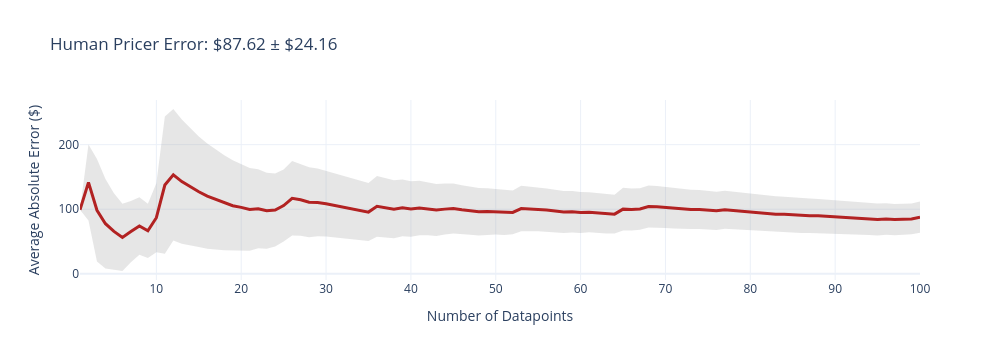
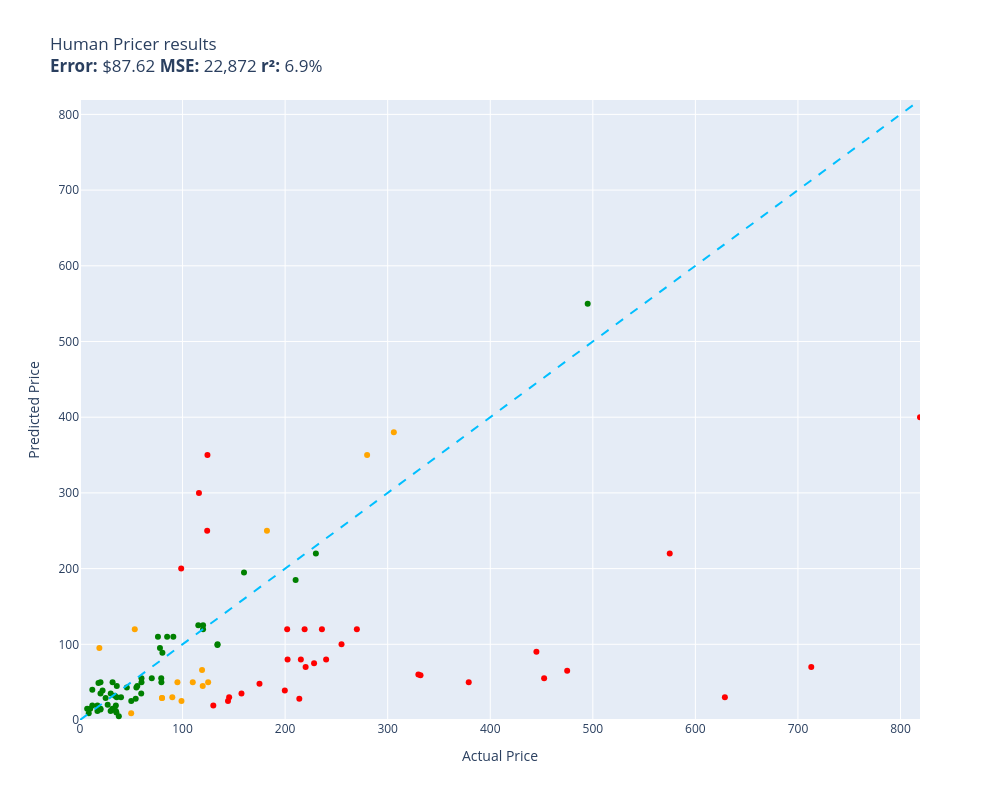

Notebook code for these charts, in order:
### Markdown cell above
### Evaluating Human Level Performance on the 100-Item Test Subset

Let's run `evaluate(human_pricer, test, size=100)` to generate the Plotly dashboard for Team Human!

### Code cell
evaluate(human_pricer, test, size=100)

### Figure 1 — Plotly figure (JSON) as saved in the notebook; plotly's stock layout.template omitted (floating-point values rounded to 4 significant figures; data arrays with more than 128 entries replaced by an {"elided": "..."} marker saying what was removed)
{"data": [{"fill": "toself", "fillcolor": "rgba(128,128,128,0.2)", "hoverinfo": "skip", "line": {"color": "rgba(255,255,255,0)"}, "name": "95% CI", "showlegend": false, "type": "scatter", "x": {"elided": "200 int values"}, "y": {"elided": "200 float values"}}, {"customdata": [[0], [58.91], [79.49], [69.32], [59.26], [52.09], [47.54], [44.59], [42.04], [53.5], [106.3], [101.9], [96.19], [90.69], [85.78], [81.45], [77.33], [73.65], [70.29], [66.97], [64.08], [61.21], [58.88], [56.48], [55.85], [57.87], [55.9], [54.42], [52.55], [50.94], [49.54], [48.37], [47.07], [45.99], [44.94], [47.02], [45.94], [44.97], [44.02], [43.05], [42.1], [41.16], [40.36], [39.52], [38.7], [38.08], [37.37], [36.74], [35.99], [35.28], [34.69], [34.03], [35.33], [34.68], [34.07], [33.54], [33.1], [32.66], [32.12], [31.66], [31.15], [30.74], [30.34], [29.89], [33.1], [32.62], [32.18], [32.53], [32.07], [31.67], [31.32], [31.0], [30.58], [30.18], [29.81], [29.51], [29.31], [29.03], [28.75], [28.48], [28.22], [27.96], [27.7], [27.37], [27.12], [26.87], [26.56], [26.26], [26.03], [25.81], [25.57], [25.31], [25.1], [24.87], [24.67], [24.45], [24.26], [24.02], [23.82], [24.16]], "hovertemplate": "n=%{x}<br>Avg Error=$%{y:,.2f}<br>±95% CI=$%{customdata[0]:,.2f}<extra></extra>", "line": {"color": "firebrick", "width": 3}, "mode": "lines", "name": "Cumulative Avg Error", "type": "scatter", "x": [1, 2, 3, 4, 5, 6, 7, 8, 9, 10, 11, 12, 13, 14, 15, 16, 17, 18, 19, 20, 21, 22, 23, 24, 25, 26, 27, 28, 29, 30, 31, 32, 33, 34, 35, 36, 37, 38, 39, 40, 41, 42, 43, 44, 45, 46, 47, 48, 49, 50, 51, 52, 53, 54, 55, 56, 57, 58, 59, 60, 61, 62, 63, 64, 65, 66, 67, 68, 69, 70, 71, 72, 73, 74, 75, 76, 77, 78, 79, 80, 81, 82, 83, 84, 85, 86, 87, 88, 89, 90, 91, 92, 93, 94, 95, 96, 97, 98, 99, 100], "y": [99, 141.5, 98.32, 77.48, 65.56, 56.3, 65.3, 74.05, 66.46, 86.8, 137.4, 153.3, 142.7, 134.4, 127.0, 120.2, 114.9, 109.9, 105.4, 102.8, 99.58, 100.8, 97.49, 98.71, 105.7, 116.9, 114.6, 110.7, 110.4, 108.4, 105.9, 102.7, 100.7, 97.99, 95.47, 104.5, 102.3, 99.89, 102.1, 100.4, 101.8, 100.6, 98.82, 100.1, 101.2, 99.09, 97.64, 95.99, 96.39, 96.1, 94.71, 95.03, 101.0, 100.5, 99.87, 98.69, 97.1, 95.6, 96.05, 94.92, 95.26, 94.0, 92.81, 92.3, 100.1, 99.48, 100.4, 104.1, 103.7, 102.7, 101.5, 100.1, 99.7, 99.38, 98.6, 97.43, 99.09, 97.89, 96.71, 95.55, 94.37, 93.3, 92.24, 92.02, 91.02, 90.08, 89.82, 89.64, 88.69, 87.74, 86.96, 86.5, 85.63, 84.88, 84.0, 84.72, 83.86, 84.26, 84.92, 87.62]}], "layout": {"height": 360, "showlegend": false, "title": {"text": "Human Pricer Error: $87.62 ± $24.16"}, "width": 1000, "xaxis": {"title": {"text": "Number of Datapoints"}}, "yaxis": {"title": {"text": "Average Absolute Error ($)"}}}}

### Figure 2 — Plotly figure (JSON) as saved in the notebook; plotly's stock layout.template omitted (floating-point values rounded to 4 significant figures)
{"data": [{"customdata": [["Old Blood Noise Excess V2 Distortion Cho...\nGuess=$120.00 Actual=$219.00"], ["telpo Headlight Assembly Fit For 15 Camr...\nGuess=$300.00 Actual=$115.99"], ["SuppliesOutlet Compatible Toner Cartridg...\nGuess=$25.00 Actual=$144.29"], ["ACDelco GM Original Equipment FW339 Fron...\nGuess=$80.00 Actual=$215.33"], ["Pump Head TBVECHI 175PSI 4KW 5.5HP 21CFM...\nGuess=$60.00 Actual=$329.90"], ["Bam France 2002XL Contoured Hightech Bla...\nGuess=$70.00 Actual=$713.00"], ["Metabo HPT 36V MultiVolt™ Cordless Rotar...\nGuess=$50.00 Actual=$379.00"], ["CORSAIR Dominator Platinum RGB 32GB (2x1...\nGuess=$250.00 Actual=$124.00"], ["SKB iSeries 3i-13096-6KP Case for BlackM...\nGuess=$48.00 Actual=$174.99"], ["Bam Trekking 3027SB Single Black Clarine...\nGuess=$59.00 Actual=$332.00"], ["DEWALT 20V MAX* XR Impact Driver with Bl...\nGuess=$55.00 Actual=$452.53"], ["Aolemi Oil Rubbed Bronze Single Function...\nGuess=$200.00 Actual=$98.65"], ["Canon EOS Rebel T7 Digital SLR Camera wi...\nGuess=$400.00 Actual=$819.00"], ["Travelpro Platinum Elite Slim Business L...\nGuess=$28.00 Actual=$213.83"], ["JRready ST6313 DT Deutsch Connector Kit,...\nGuess=$39.00 Actual=$199.68"], ["Tidal Front + Rear Fender Flares 4PC Poc...\nGuess=$100.00 Actual=$254.99"], ["Dakota Alert MURS Alert Probe Sensor - M...\nGuess=$70.00 Actual=$219.99"], ["Wenger City Upgrade Laptop Backpack with...\nGuess=$30.00 Actual=$145.42"], ["AUTOFREE LED Tail Lights Assembly Compat...\nGuess=$120.00 Actual=$201.99"], ["3D Tree Hole Branches 075 Stair Risers D...\nGuess=$19.00 Actual=$129.99"], ["KOHLER 18865-CP Filtered Water Faucet, P...\nGuess=$65.00 Actual=$475.00"], ["Evan-Fischer Front Bumper Cover Compatib...\nGuess=$80.00 Actual=$202.38"], ["Sumerain S1339CM Double Handle Widesprea...\nGuess=$120.00 Actual=$235.86"], ["Poison Spyder 10-08-020 Rocker Knocker\nGuess=$30.00 Actual=$628.76"], ["VLAND LED Smoked Taillights Compatible F...\nGuess=$80.00 Actual=$239.99"], ["Lighted Triangle Mirror Cabinet Bathroom...\nGuess=$90.00 Actual=$445.00"], ["Dell Optiplex 390 Desktop Computer i3 3....\nGuess=$350.00 Actual=$124.27"], ["Pioneer 2AM401-BN Two Handle Kitchen Fau...\nGuess=$75.00 Actual=$228.22"], ["Grey Pneumatic 1311SD Impact Socket Set\nGuess=$35.00 Actual=$157.43"], ["Aeromotive 13304 Regulator, X1 Adjustabl...\nGuess=$120.00 Actual=$269.95"], ["Walker Exhaust Ultra EPA 16478 Direct Fi...\nGuess=$220.00 Actual=$574.99"]], "hovertemplate": "%{customdata[0]}<extra></extra>", "legendgroup": "red", "marker": {"color": "red", "size": 6, "symbol": "circle"}, "mode": "markers", "name": "red", "orientation": "v", "showlegend": true, "type": "scatter", "x": [219.0, 116.0, 144.3, 215.3, 329.9, 713.0, 379.0, 124.0, 175.0, 332.0, 452.5, 98.65, 819.0, 213.8, 199.7, 255.0, 220.0, 145.4, 202.0, 130.0, 475.0, 202.4, 235.9, 628.8, 240.0, 445.0, 124.3, 228.2, 157.4, 269.9, 575.0], "xaxis": "x", "y": [120.0, 300.0, 25.0, 80.0, 60.0, 70.0, 50.0, 250.0, 48.0, 59.0, 55.0, 200.0, 400.0, 28.0, 39.0, 100.0, 70.0, 30.0, 120.0, 19.0, 65.0, 80.0, 120.0, 30.0, 80.0, 90.0, 350.0, 75.0, 35.0, 120.0, 220.0], "yaxis": "y"}, {"customdata": [["NewPower99 Battery Kit for Samsung Galax...\nGuess=$43.00 Actual=$54.95"], ["EXMAX NG-10X Fresnel Lens Focusing Adapt...\nGuess=$55.00 Actual=$69.98"], ["Stand for Raven Pro Document Scanner - P...\nGuess=$12.00 Actual=$29.85"], ["RBC12-UPC Replacement Battery Cartridge ...\nGuess=$220.00 Actual=$229.99"], ["8544771 Dryer Heating Element, 279816 Th...\nGuess=$30.00 Actual=$35.74"], ["46mm Digital Pro High-Resolution Close-U...\nGuess=$35.00 Actual=$19.99"], ["Innovative Percussion CB-6 Chamois Bass ...\nGuess=$28.00 Actual=$54.32"], ["Panasonic KX-TG6511B DECT 6.0 PLUS Expan...\nGuess=$55.00 Actual=$79.20"], ["LOVE MEI Galaxy S10 Lite Case, Military ...\nGuess=$15.00 Actual=$32.98"], ["GJY Portable TV,10.6 inch Mini TV for AT...\nGuess=$50.00 Actual=$79.36"], ["LD Products Compatible Toner Cartridge R...\nGuess=$25.00 Actual=$49.98"], ["APS iBoard 6-inch Aluminum (Black Powder...\nGuess=$185.00 Actual=$210.23"], ["Intermatic PX300 12V 300W Transformer wi...\nGuess=$99.00 Actual=$134.00"], ["HK SYSTEMS 13\" Heavy Duty Black \"Push\" O...\nGuess=$110.00 Actual=$84.95"], ["Mini PC, Kinupute Desktop Computer E3-12...\nGuess=$550.00 Actual=$495.00"], ["June Garden 12\" Sweet Dolly Charlotte - ...\nGuess=$14.00 Actual=$19.99"], ["10GBase-LR SFP+ Transceiver, Handar 10GB...\nGuess=$50.00 Actual=$19.99"], ["Deco Mount Pro Tripod Microphone Stand w...\nGuess=$55.00 Actual=$59.95"], ["GanFindX Portable Car Hand Controls for ...\nGuess=$195.00 Actual=$159.90"], ["KOMPUTERBAY 4GB 2X 2GB DDR2 1066MHz PC2-...\nGuess=$89.00 Actual=$80.34"], ["Scranton & Co 3 Drawer Mobile File Cabin...\nGuess=$125.00 Actual=$115.35"], ["Evergreen HSHB2005 Cylinder Head Gasket ...\nGuess=$35.00 Actual=$59.69"], ["Task T24287 Roman Ogee Router Bit with 1...\nGuess=$45.00 Actual=$55.88"], ["Southwire 120V/15A Right Angle User Atta...\nGuess=$5.00 Actual=$37.87"], ["Mylites+ Standard Comic Book Mylar Sleev...\nGuess=$12.00 Actual=$34.99"], ["DALDED LED Light Kit for Lego Sonic Gree...\nGuess=$29.00 Actual=$24.99"], ["152MM Hole Saws M42 Bi-Metal High Speed ...\nGuess=$49.00 Actual=$17.99"], ["Baseball Backpacks Large 18 Inch Bookbag...\nGuess=$50.00 Actual=$31.77"], ["Adams Check Payment and Deposit Register...\nGuess=$10.00 Actual=$35.49"], ["Diversitech WG840585 Motor, (Ddb) 1/3Hp,...\nGuess=$100.00 Actual=$134.12"], ["Retevis RT68 Soft Earhook Walkie Talkie ...\nGuess=$15.00 Actual=$6.99"], ["MC: Pindicator (Dual Intensity Amber)\nGuess=$30.00 Actual=$40.00"], ["Laisomeke Waterproof Junction Box, Unive...\nGuess=$40.00 Actual=$11.99"], ["Webcem Solar Shed Light Outdoor Indoor, ...\nGuess=$95.00 Actual=$77.96"], ["Festool 492370 Platin 2 S1000 Grit 6-Inc...\nGuess=$110.00 Actual=$91.00"], ["BESTILL Wall Mounted Shower Faucet Set, ...\nGuess=$110.00 Actual=$76.00"], ["Tablet PC Cover Compatible with Lenovo T...\nGuess=$15.00 Actual=$31.61"], ["Miyaya@ Funny Animal Masks Collection fo...\nGuess=$19.00 Actual=$16.99"], ["Beck/Arnley 0421945 Air Filter\nGuess=$45.00 Actual=$35.87"], ["IQShield Screen Protector Compatible wit...\nGuess=$15.00 Actual=$9.95"], ["Liberty Imports 12 Pack: US Military Toy...\nGuess=$12.00 Actual=$16.98"], ["Neporal Full Spectrum Light Bulb, 6000K ...\nGuess=$15.00 Actual=$18.59"], ["Pidoko Kids Train Table, Grey with 90 Pc...\nGuess=$120.00 Actual=$119.97"], ["Satco S9596, 4 Count (Pack of 1), 4.18\nGuess=$19.00 Actual=$12.00"], ["Ceramic Talavera Mexican Tile 4x4\", 9 Pi...\nGuess=$35.00 Actual=$29.95"], ["Intrepid International Dressage Letters-...\nGuess=$20.00 Actual=$26.99"], ["LEGO Marvel Avengers War Machine Buster ...\nGuess=$50.00 Actual=$59.95"], ["EMART Photography C Stand with Boom Arm,...\nGuess=$125.00 Actual=$119.99"], ["KOHLER K-1185540-CP Assembly-Slider\nGuess=$43.00 Actual=$45.67"], ["KUNN Small Electrician Tool Pouch Utilit...\nGuess=$39.00 Actual=$21.99"], ["iPhone 12/12 Pro Nicaragua Guardabarranc...\nGuess=$15.00 Actual=$19.97"], ["Replacement Remote Control for PANASONIC...\nGuess=$19.00 Actual=$34.95"], ["KS K-STORM Replacement Silicone Mushroom...\nGuess=$9.00 Actual=$8.50"], ["LSSAGOON Backpack for Women Teen Kids Gi...\nGuess=$32.00 Actual=$33.99"]], "hovertemplate": "%{customdata[0]}<extra></extra>", "legendgroup": "green", "marker": {"color": "green", "size": 6, "symbol": "circle"}, "mode": "markers", "name": "green", "orientation": "v", "showlegend": true, "type": "scatter", "x": [54.95, 69.98, 29.85, 230.0, 35.74, 19.99, 54.32, 79.2, 32.98, 79.36, 49.98, 210.2, 134.0, 84.95, 495.0, 19.99, 19.99, 59.95, 159.9, 80.34, 115.3, 59.69, 55.88, 37.87, 34.99, 24.99, 17.99, 31.77, 35.49, 134.1, 6.99, 40.0, 11.99, 77.96, 91.0, 76.0, 31.61, 16.99, 35.87, 9.95, 16.98, 18.59, 120.0, 12.0, 29.95, 26.99, 59.95, 120.0, 45.67, 21.99, 19.97, 34.95, 8.5, 33.99], "xaxis": "x", "y": [43.0, 55.0, 12.0, 220.0, 30.0, 35.0, 28.0, 55.0, 15.0, 50.0, 25.0, 185.0, 99.0, 110.0, 550.0, 14.0, 50.0, 55.0, 195.0, 89.0, 125.0, 35.0, 45.0, 5.0, 12.0, 29.0, 49.0, 50.0, 10.0, 100.0, 15.0, 30.0, 40.0, 95.0, 110.0, 110.0, 15.0, 19.0, 45.0, 15.0, 12.0, 15.0, 120.0, 19.0, 35.0, 20.0, 50.0, 125.0, 43.0, 39.0, 15.0, 19.0, 9.0, 32.0], "yaxis": "y"}, {"customdata": [["PEMP E65 E66 CDC Simulate Optical Fiber ...\nGuess=$66.00 Actual=$119.00"], ["Clementoni 39132.5 Jigsaw Puzzle 1,000 P...\nGuess=$29.00 Actual=$79.95"], ["15\" Locking Shower Head Extension Arm in...\nGuess=$29.00 Actual=$79.95"], ["Fjallraven, Kanken Laptop 15\" Backpack f...\nGuess=$45.00 Actual=$119.65"], ["Projector, CRAZVIEW Projector with WiFi ...\nGuess=$120.00 Actual=$53.40"], ["Western Digital Enterprise RE4-GP 2TB SA...\nGuess=$50.00 Actual=$109.95"], ["DIMARZIO 204284 DP 163FBK Blues Bucker G...\nGuess=$30.00 Actual=$89.99"], ["PM Auto Front Right Quick Complete Strut...\nGuess=$50.00 Actual=$124.94"], ["Trail Gear Twin Stick Kit for Top Shift ...\nGuess=$350.00 Actual=$279.92"], ["Engine Thermostat, Replace 19301-PAA-306...\nGuess=$95.00 Actual=$18.89"], ["Ultra Duster Canned Air Net 10 Oz 6-Pack\nGuess=$9.00 Actual=$49.90"], ["Marvel Legends Series X-Men 6-Inch Archa...\nGuess=$25.00 Actual=$98.95"], ["ANZO USA 111207 GMC SIERRA 99-06 / YUKON...\nGuess=$250.00 Actual=$182.28"], ["Kingston Brass KS269SN Kingston Clawfoot...\nGuess=$380.00 Actual=$305.99"], ["Trim Kit for 2-handle Shower & Tub Valve...\nGuess=$50.00 Actual=$94.99"]], "hovertemplate": "%{customdata[0]}<extra></extra>", "legendgroup": "orange", "marker": {"color": "orange", "size": 6, "symbol": "circle"}, "mode": "markers", "name": "orange", "orientation": "v", "showlegend": true, "type": "scatter", "x": [119.0, 79.95, 79.95, 119.7, 53.4, 110.0, 89.99, 124.9, 279.9, 18.89, 49.9, 98.95, 182.3, 306.0, 94.99], "xaxis": "x", "y": [66.0, 29.0, 29.0, 45.0, 120.0, 50.0, 30.0, 50.0, 350.0, 95.0, 9.0, 25.0, 250.0, 380.0, 50.0], "yaxis": "y"}, {"hoverinfo": "skip", "line": {"color": "deepskyblue", "dash": "dash", "width": 2}, "mode": "lines", "name": "y = x", "showlegend": false, "type": "scatter", "x": [0, 819], "y": [0, 819]}], "layout": {"height": 800, "legend": {"title": {"text": "color"}, "tracegroupgap": 0}, "showlegend": false, "title": {"text": "Human Pricer results<br><b>Error:</b> $87.62 <b>MSE:</b> 22,872 <b>r²:</b> 6.9%"}, "width": 1000, "xaxis": {"anchor": "y", "domain": [0, 1], "range": [0, 819], "title": {"text": "Actual Price"}}, "yaxis": {"anchor": "x", "domain": [0, 1], "range": [0, 819], "title": {"text": "Predicted Price"}}}}
